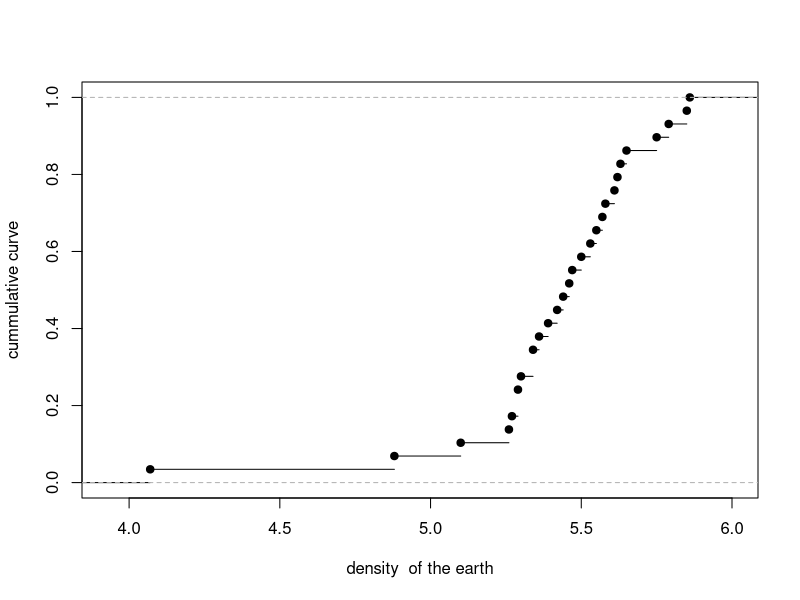
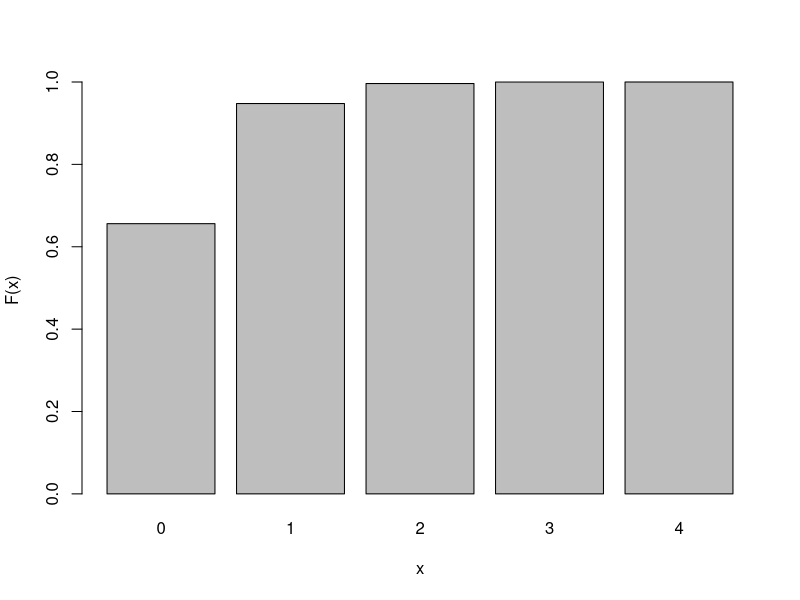
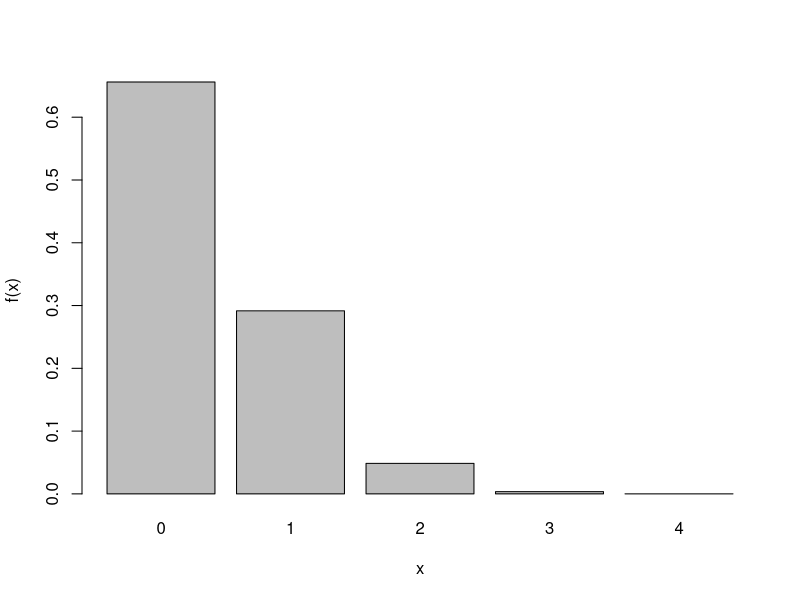
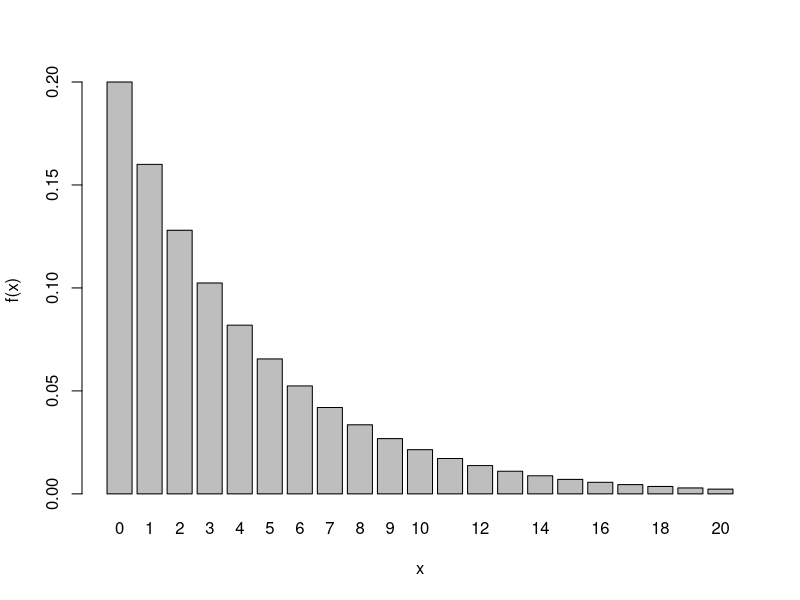
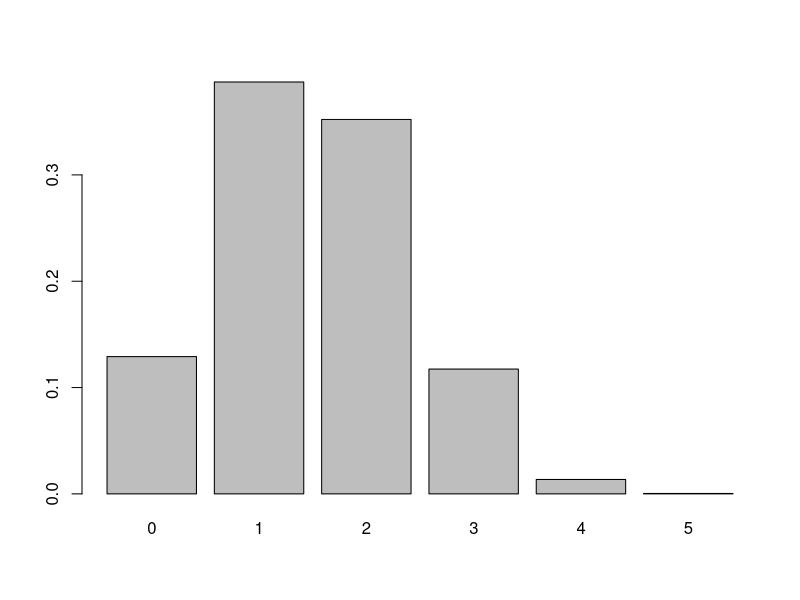
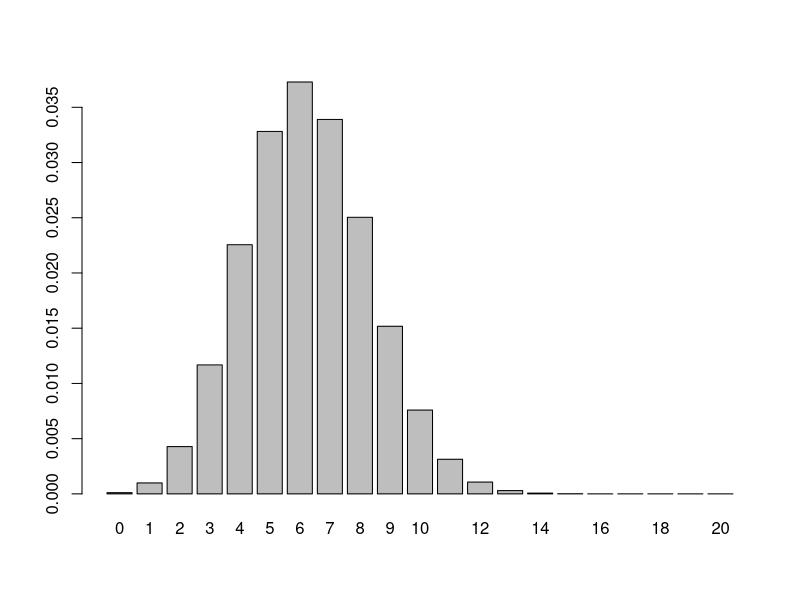
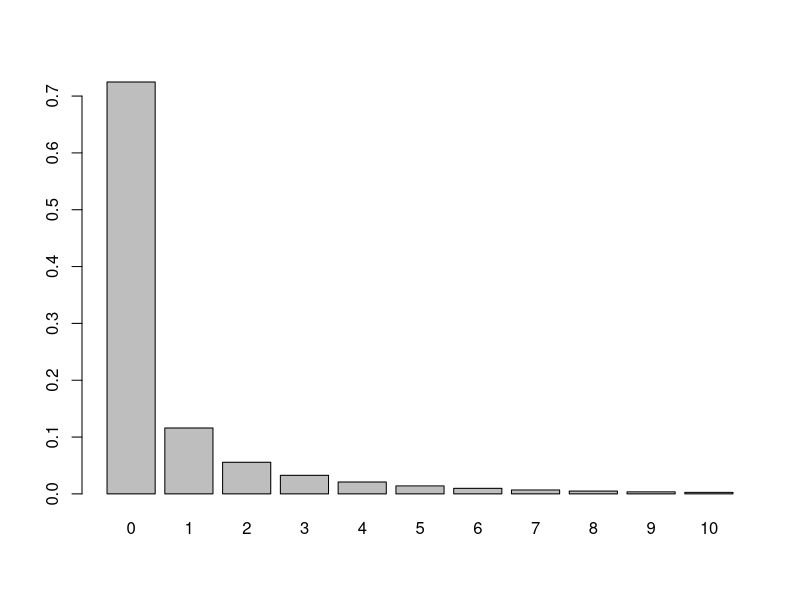
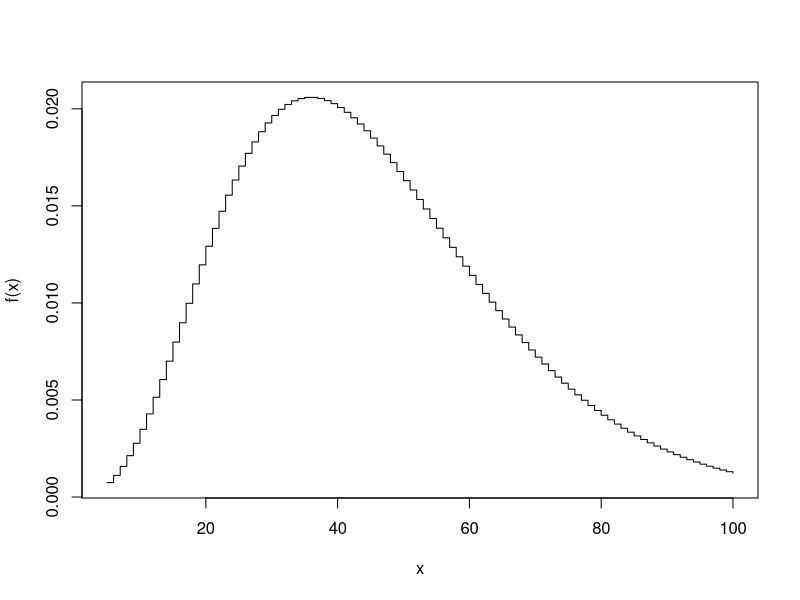

The R source for these figures, in order:
#caveendish measurements on density of earth(1798)
cavendish<-c(5.5,5.57,5.42,5.61,5.53,5.47,4.88,5.62,5.63,4.07,
5.29,5.34,5.26,5.44,5.46,5.55,5.34,5.3,5.36,5.79,5.75,5.29,5.1,
5.86,5.58,5.27,5.85,5.65,5.39)

#empirical distribution function ecdf()
plot(ecdf(cavendish),xlab="density  of the earth",ylab="cummulative curve",main="")


#binomial distribution
#dbinom(x,n,p)
barplot(pbinom(0:4,4,0.1),names=as.character(0:4),xlab="x",ylab="F(x)")

barplot(dbinom(0:4,4,0.1),names=as.character(0:4),xlab="x",ylab="f(x)")


#geometric
fx<-dgeom(0:20,0.2)

barplot(fx,names=as.character(0:20),xlab="x",ylab="f(x)")

table(rgeom(100,0.1))

#hypergeometric
#dhyper(x,K,N-K,n)

barplot(dhyper(0:5,6,14,5),names=as.character(0:5))

dhyper(5,6,14,5)


#multinomial 3 mutually exclusive outcomes from n independent trials
# p1 is the probability of type a outcome
#p2 is the probablity of type b outcome
multi<-function(n,a,b,p1,p2){
factorial(n)/(factorial(a)*factorial(b)*factorial(n-a-b))*p1^a*p2^b*(1-p1-p2)^(n-a-b)}

#suppose n=24,a=4,b=0:20,pl=0.2,p2=.25

psuc<-numeric(21)

#for (i in 0:20) psuc[i+1]<-multi(24,4,i,0.2,0.25)

psuc=multi(24,4,0:20,0.2,0.25)

barplot(psuc,names=as.character(0:20))

negbin<-function(x,u,k)
(1+u/k)^(-k)*(u/(u+k))^x*gamma(k+x)/(factorial(x)*gamma(k))


xf<-sapply(0:10,function(i) negbin(i,0.8,0.2))
xf

barplot(xf,names=as.character(0:10))


#dnbinom(x,size=r,p)

plot(5:100,dnbinom(5:100,5,0.1),type="s",xlab="x",ylab="f(x)")


count<-rnbinom(100,1,0.6)
table(count)
mean(count)
k<-mean(count)^2/(var(count)-mean(count))
k

x<-0:12
freq<-c(131,55,21,14,6,6,2,0,0,0,0,2,1)

barplot(freq,names=as.character(x))

y<-rep(x,freq)
sum(freq)
length(y)




